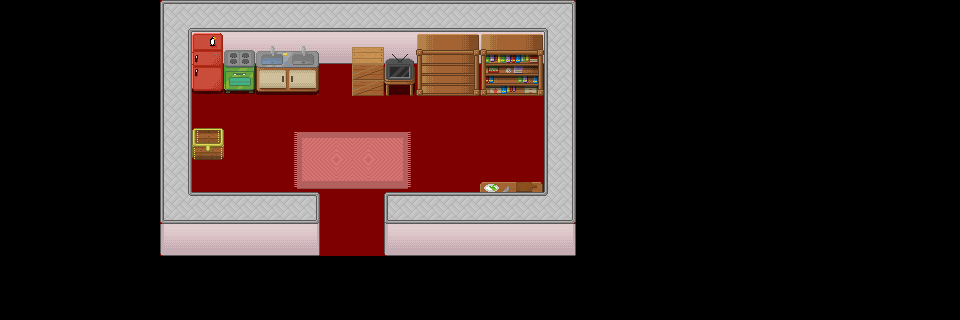

The image is a tile-based game level rendered from a .tmx file. Its description and source (layers, tilesets, objects; grid data summarised) follow:
An orthogonal 30x10 tile map with 32x32 px tiles, 3 tile layers (ground, objects, objects1).

<map version="1.0" orientation="orthogonal" width="30" height="10" tilewidth="32" tileheight="32">
 <tileset firstgid="571" name="tileset" tilewidth="32" tileheight="32">
  <image source="tileset.png" width="480" height="1216" />
 </tileset>
 <layer name="ground" width="30" height="10">
  <data>[300 cells, 104 non-empty, 1 distinct tile ids]</data>
 </layer>
 <layer name="objects" width="30" height="10">
  <data>[300 cells, 61 non-empty, 17 distinct tile ids]</data>
 </layer>
 <layer name="objects1" width="30" height="10">
  <data>[300 cells, 33 non-empty, 29 distinct tile ids]</data>
 </layer>
</map>
